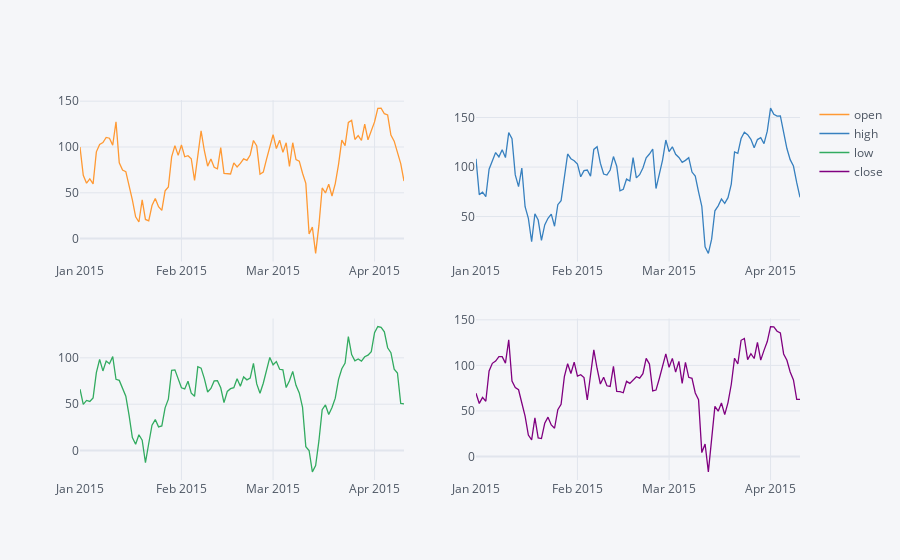

Notebook code cell kept with this figure:
### Code cell
# pandas의 plot을 iplot으로 바꾸면 plotly로 시각화 합니다.
df[["open", "high", "low", "close"]].iplot(subplots=True)
